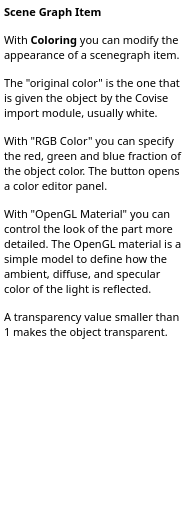
<ui version="4.0" >
 <class>SceneGraphItemPanelHelpBase</class>
 <widget class="QWidget" name="SceneGraphItemPanelHelpBase" >
  <property name="geometry" >
   <rect>
    <x>0</x>
    <y>0</y>
    <width>191</width>
    <height>515</height>
   </rect>
  </property>
  <property name="sizePolicy" >
   <sizepolicy vsizetype="Expanding" hsizetype="Preferred" >
    <horstretch>0</horstretch>
    <verstretch>0</verstretch>
   </sizepolicy>
  </property>
  <property name="baseSize" >
   <size>
    <width>200</width>
    <height>500</height>
   </size>
  </property>
  <property name="font" >
   <font>
    <family>Droid Sans</family>
    <pointsize>8</pointsize>
   </font>
  </property>
  <property name="windowTitle" >
   <string>Form2</string>
  </property>
  <layout class="QGridLayout" >
   <property name="margin" >
    <number>0</number>
   </property>
   <property name="spacing" >
    <number>0</number>
   </property>
   <item row="0" column="0" >
    <widget class="QTextBrowser" name="vrpTextBrowserInstruction" >
     <property name="sizePolicy" >
      <sizepolicy vsizetype="Expanding" hsizetype="Expanding" >
       <horstretch>0</horstretch>
       <verstretch>0</verstretch>
      </sizepolicy>
     </property>
     <property name="minimumSize" >
      <size>
       <width>0</width>
       <height>0</height>
      </size>
     </property>
     <property name="toolTip" >
      <string/>
     </property>
     <property name="frameShape" >
      <enum>QFrame::NoFrame</enum>
     </property>
     <property name="lineWidth" >
      <number>1</number>
     </property>
     <property name="html" >
      <string>&lt;!DOCTYPE HTML PUBLIC "-//W3C//DTD HTML 4.0//EN" "http://www.w3.org/TR/REC-html40/strict.dtd">
&lt;html>&lt;head>&lt;meta name="qrichtext" content="1" />&lt;style type="text/css">
p, li { white-space: pre-wrap; }
&lt;/style>&lt;/head>&lt;body style=" font-family:'Droid Sans'; font-size:8pt; font-weight:400; font-style:normal;">
&lt;p style=" margin-top:0px; margin-bottom:0px; margin-left:0px; margin-right:0px; -qt-block-indent:0; text-indent:0px;">&lt;span style=" font-weight:600;">Scene Graph Item&lt;/span> &lt;/p>
&lt;p style=" margin-top:12px; margin-bottom:12px; margin-left:0px; margin-right:0px; -qt-block-indent:0; text-indent:0px;">With &lt;span style=" font-weight:600;">Coloring&lt;/span> you can modify the appearance of a scenegraph item. &lt;/p>
&lt;p style=" margin-top:12px; margin-bottom:12px; margin-left:0px; margin-right:0px; -qt-block-indent:0; text-indent:0px;">The "original color" is the one that is given the object by the Covise import module, usually white. &lt;/p>
&lt;p style=" margin-top:12px; margin-bottom:12px; margin-left:0px; margin-right:0px; -qt-block-indent:0; text-indent:0px;">With "RGB Color" you can specify the red, green and blue fraction of the object color. The button opens a color editor panel. &lt;/p>
&lt;p style=" margin-top:12px; margin-bottom:12px; margin-left:0px; margin-right:0px; -qt-block-indent:0; text-indent:0px;">With "OpenGL Material" you can control the look of the part more detailed. The OpenGL material is a simple model to define how the ambient, diffuse, and specular color of the light is reflected. &lt;/p>
&lt;p style=" margin-top:12px; margin-bottom:12px; margin-left:0px; margin-right:0px; -qt-block-indent:0; text-indent:0px;">A transparency value smaller than 1 makes the object transparent. &lt;/p>&lt;/body>&lt;/html></string>
     </property>
     <property name="text" stdset="0" >
      <string/>
     </property>
    </widget>
   </item>
  </layout>
 </widget>
 <layoutdefault spacing="6" margin="11" />
 <pixmapfunction>qPixmapFromMimeSource</pixmapfunction>
 <resources/>
 <connections/>
</ui>
